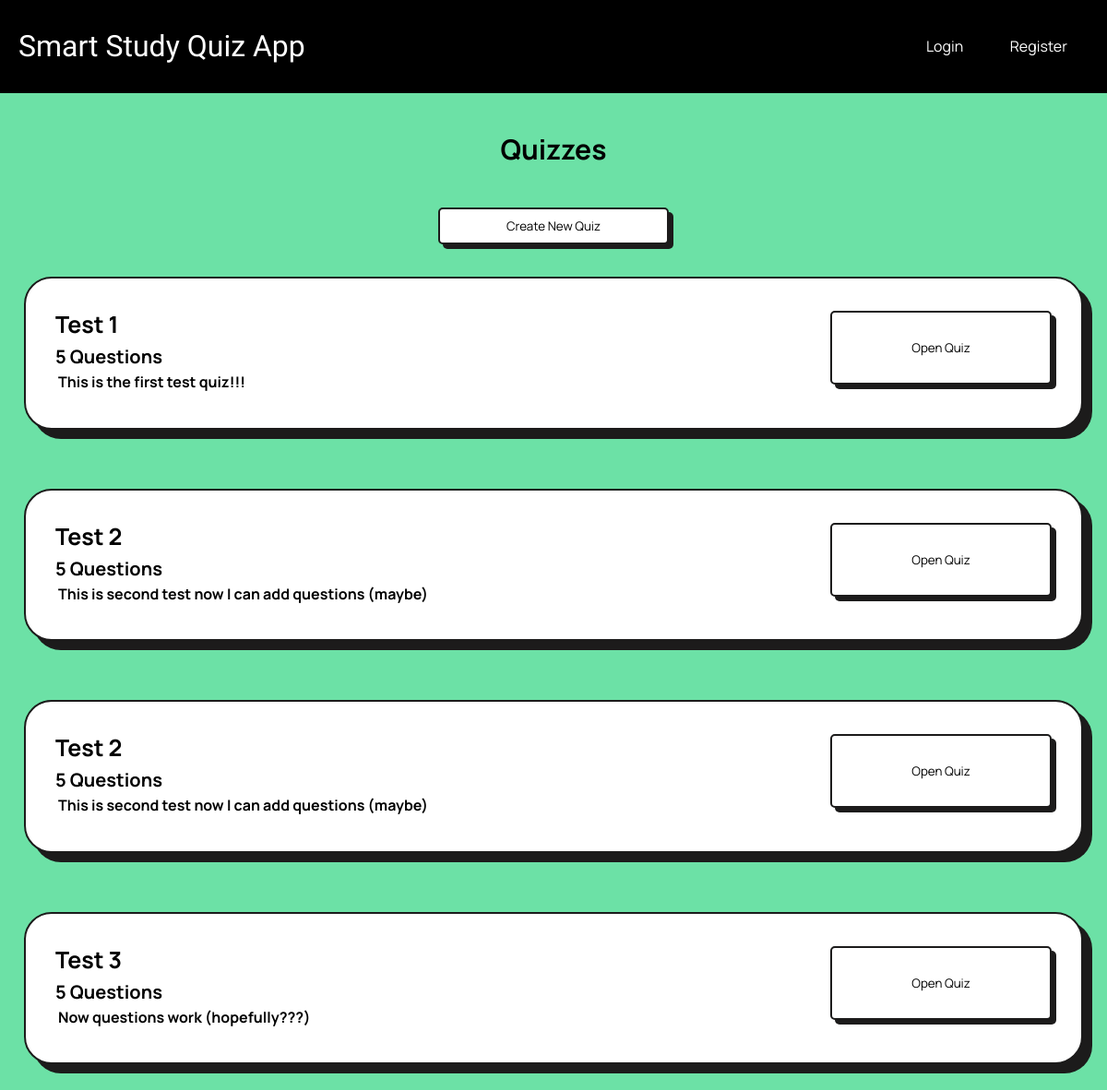
The app's page /select_quiz, older data.
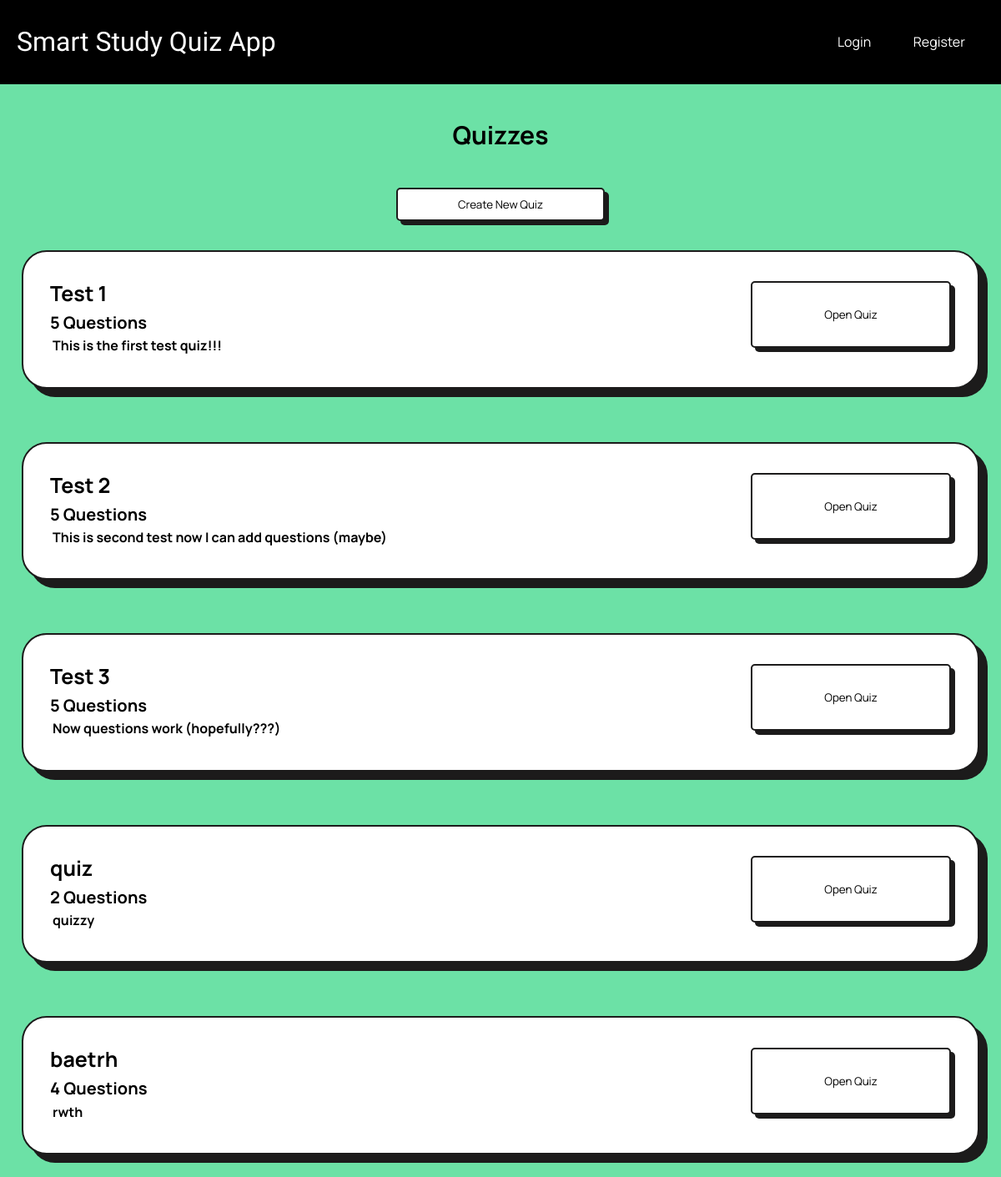
The same page, newer data.
### tables this page shows
CREATE TABLE Quizzes(
    id INTEGER PRIMARY KEY AUTOINCREMENT,
    title TEXT NOT NULL
, description TEXT NOT NULL, numQuestions INTEGER NOT NULL);

### app.py (the view)
@app.route('/select_quiz', methods=['GET', 'POST'])
def quizSelect():
    quiz_data = None
    if request.method == 'GET':
        conn = get_db_connection()
        cursor = conn.cursor()
        cursor.execute("SELECT id ,title, description, numQuestions FROM Quizzes")
        quiz_data = cursor.fetchall()
        conn.close()
    return render_template('quizSelect.html', quizzes=quiz_data)

### app.py (called while the page is built)
def get_db_connection():
    conn = sqlite3.connect('database.db')
    conn.row_factory = sqlite3.Row
    return conn

### templates/quizSelect.html (shortened to what this page needs)
{% extends 'base.html' %}
{% block content %}
    <h4>Quizzes</h4>
    <div style="display: flex; justify-content: center">
        <a href="{{ url_for('createQuiz') }}" style="align-content: center">
            <button style="width: 250px; ">Create New Quiz</button>
        </a>
    </div>
    <div class="logGrid">
        {% for quiz in quizzes %}
            <div class="log">
                <div class="quizSelect">
                    <div>
                        <h3>{{ quiz.title }}</h3>
                        <h5 style="margin-top: 0.2em;">{{ quiz.numQuestions }} Questions</h5>
                        <p style="margin-top: 0.2em; margin-bottom: 0.4em;">{{ quiz.description }}</p>
                    </div>
                    <div class="startQuizButton">
                        <a href="{{ url_for('quiz', quiz_id=quiz.id) }}">
                            <button style="width: 20vw; height: 10vh">Open Quiz</button>
                        </a>
                    </div>
                </div>
            </div>
        {% endfor %}
    </div>
{% endblock %}

### templates/base.html (shortened to what this page needs)
<!DOCTYPE html>
<html lang="en">
<head>
    <link rel="stylesheet" href="{{ url_for('static', filename='styles.css') }}">
</head>
<body>
    <header>
        <h1>{% block heading %}Smart Study Quiz App{% endblock %}</h1>
        <nav>
            {% if not current_user.is_authenticated %}
                <a href="{{ url_for('login') }}">Login</a>
                <a href="{{ url_for('register') }}">Register</a>
            {% else %}
                <a href="{{ url_for('dashboard') }}">Dashboard</a>
                <a href="{{ url_for('quizSelect') }}">Quizzes</a>
                <a href="{{ url_for('view_log') }}">Logs</a>
                <a href="{{ url_for('logout') }}">Logout</a>
            {% endif %}
        </nav>
    </header>
    <content>
        {% block content %}
        {% endblock %}
    </content>
</body>
</html>

### static/styles.css (style rules this page uses)
body { font-family: Arial, sans-serif; margin: 0; padding: 0; background-color: #6ce1a6; color:black; }
header { background-color: black; padding: 10px 20px; align-items: center; display: flex; justify-content: space-between; }
nav a { color: white; text-decoration: none; margin: 0 15px; text-align: right; transition: all ease 500ms; font-family: 'Manrope', sans-serif; padding: 0.5em; border-radius: 7px; }
h1 { text-align: left; font-family: 'Climate Crisis', sans-serif; font-weight: normal; color: white; }
h3 { font-family: 'Manrope', sans-serif; font-weight: bolder; color: black; font-size: 25px; margin: 0; padding: 0; }
h4 { font-family: 'Manrope', sans-serif; font-weight: bolder; color: black; font-size: 30px; align-items: center; text-align: center; }
h5 { font-family: 'Manrope', sans-serif; font-weight: bolder; color: black; font-size: 20px; margin: 0; padding: 0; }
p { font-family: 'Manrope', sans-serif; font-weight: bold; margin: 3px; }
button { border: 2px solid #1c1b1b; box-shadow: 5px 5px #1c1b1b; border-radius: 5px; background-color: white; font-family: 'Manrope', sans-serif; transition: background-color 500ms ease-in-out, font-weight 500ms ease-in-out, letter-spacing 500ms ease-in-out, transform 100ms ease, box-shadow 100ms ease; ; width: calc(100% - 20rem); max-width: 50rem; margin: 0.2rem auto; height: 3em }
.logGrid { display: flex; flex-direction: column; justify-content: center; }
.log { align-self: center; justify-content: space-between; display: flex; flex-direction: row; flex-wrap: wrap; gap: 10px; padding: 2em; margin: 2em auto; border-radius: 30px; background-color: white; min-height: 4vh; width: 90vw; border: 2px solid #1c1b1b; box-shadow: 10px 10px #1c1b1b; }
.quizSelect { display: flex; justify-content: space-between; flex-direction: row; flex: 1; }
.startQuizButton { display: flex; flex: 2; justify-content: right; }

Row changes from the older to the newer data that the page shows:
removed Quizzes: title "Test 2", numQuestions "5", description "This is second test now I can add questions (maybe)"
added Quizzes: title "quiz", numQuestions "2", description "quizzy"
added Quizzes: title "baetrh", numQuestions "4", description "rwth"
